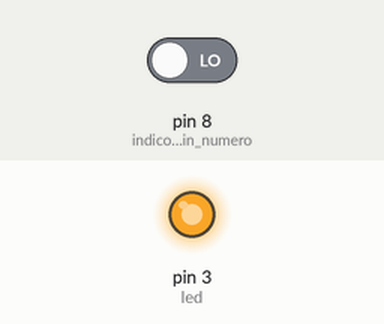
Bench run of a sketch on a simulated Arduino Uno, built with avr-gcc and run on an emulated ATmega328P. On the bench: output pins drawn as LEDs (lit = HIGH). The inputs (shaded band) are chosen by the test bench; at power-on: pin 8 (indico_que_el_pin_numero) LOW.

Above: at 0.15 s.
At 5.9 s:
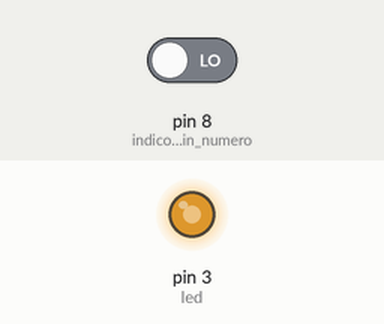
6.0 s: pin 8 (indico_que_el_pin_numero) driven HIGH
At 6.45 s:
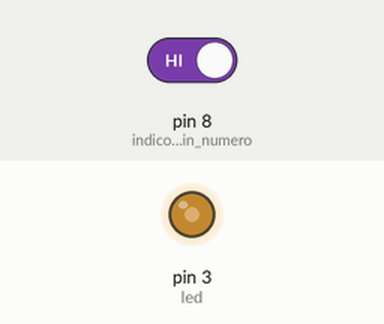
Timing chart, 0 to 15.5 s (numbered marks = the images above; inputs shaded):
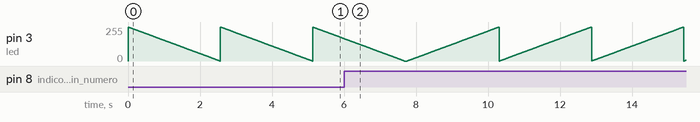

The sketch:

mix_led_boton_y_pwm.ino
```cpp
const int led = 3; // activamos la sslida pwm nº3 de arduino
                   //  que donde tenemos conectado el led  y lo llamo led
int brillo;         // declaro variable brillo sera el contenedor de la cantidad de intensidad
int estadoac = 0; //declaro la variable estadoac a 0 al inicio del programa o reset,
int estadoan = 0; //declaro estadoan a 0 ya que no puede tener otro valor al inicio
int salida = 0; //declaro la variable salida , guardara el valer del estado en funcion si se pulso o no el botn

void setup() {   //se declaran lo que siempre va a ser mientras se ejecuta el programa
pinMode(8,INPUT); //indico que el pin numero 8 es de entrada ya que lo tengo en serie con el boton con un cable
pinMode(led,OUTPUT); //indico que el pin numero 3pwm(analogico) es de salida y con un cable lo conecto al anado del un led

}

void loop() {
estadoac = digitalRead(8);  // le digo que me guarde el valor de lectura de la entrada pin8 en este caso el valor de pulsacion del boton y me lo guarde en estadoac
  if ((estadoac == HIGH) && (estadoan == LOW)) {  //le pregunto que si estadoac es HIGH,1, se ha pulsado y el estadoac esta a 0 es como un enclavamiento de retardo de scan
  salida = 1 - salida; // si esto pasa acutalizado y guardamos el nuevo estado en la variable salida
  delay (60) ; //retardo efecto muelle de boton
}
estadoan = estadoac; //actualizamos los estados de las varialbles en la varaibleac ya que la accion se realizo
if(salida == 1) {    //si el boton se pulso
   for(brillo = 0; brillo < 256;brillo++){ // se repite si brillo es menor 256 aumentando la intensidad
    analogWrite(led,brillo); // esto nos envia al led(pin3) el valor de brillo(de 0 a 256)
    delay(10); //metemos un delay de 10 milisengundos entre incremento o decremento de intensidad
  }
}
  else {     // si salida no es 1 , no se pulso el boton
     for(brillo = 255;brillo >= 0;brillo--){ //le digo que el brillo del led sea el maximo y de ahi que vaya hasta apagarse
    analogWrite(led,brillo); // le digo que mande esa informacion por la variable led que esta conectado al pin 3 pwm analogica
    delay(10);// retardo en el decremento de luminosidad
  }
  }
}
```
